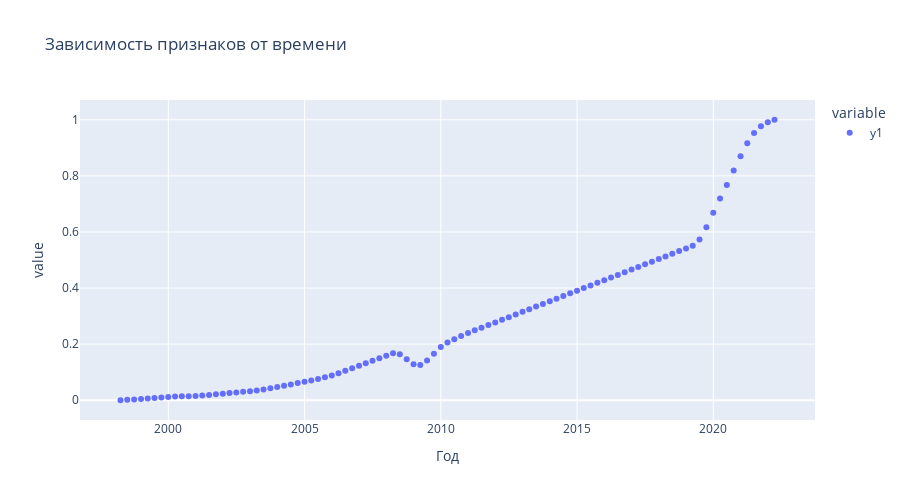

Notebook source saved alongside this figure:
### Markdown cell above
## Добавление шума в данные

Для объяснения добавления шума в данные, рассмотрим следующий график. На нем изображены зависимости признаков от времени.

### Code cell
# px.scatter(data, title="Зависимость признаков от времени", height=500)
px.scatter(data['y1'], title="Зависимость признаков от времени", height=500)
